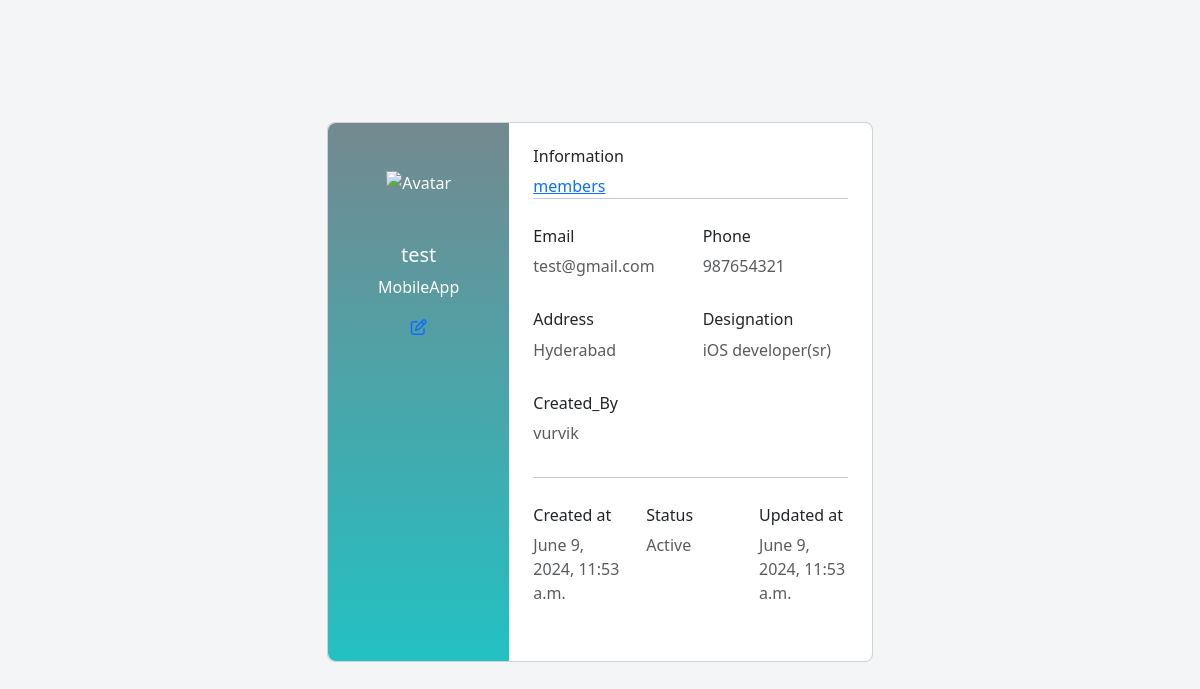
Screenshot of /show_item/24/ (signed in) with the database file from the repository.
### pms/models.py (models this page shows, shortened)
class create_team_member(models.Model):
    id = models.AutoField(primary_key=True)
    name = models.CharField(max_length=10, null=False)
    email = models.EmailField(null=False)
    address = models.TextField(default='Hyderabad')
    contact=models.IntegerField(null=False,default='123456789')
    image = models.ImageField(upload_to='media/',null=True)
    gender=models.CharField(max_length=10,default="Male")
    categories = models.CharField(max_length=20)
    designations = models.CharField(max_length=40)
    created_at = models.DateTimeField(default=now, editable=False)
    updated_at = models.DateTimeField(auto_now=True)
    created_by = models.ForeignKey(User, on_delete=models.CASCADE)

### pms/views.py (the view)
# urls.py: path('show_item/<int:item_id>/',show_item,name="show_item"),
@login_required
def show_item(request,item_id):
    currentuser=request.user
    item=create_team_member.objects.get(id=item_id)
    return render(request,'show_member_info.html',{'item':item})

### templates/show_member_info.html (shortened to what this page needs)
{% load static %}
<!DOCTYPE html>
<html lang="en">
<head>
    <link rel="stylesheet" href="https://cdnjs.cloudflare.com/ajax/libs/font-awesome/6.5.2/css/all.min.css">
    <link href="https://cdn.jsdelivr.net/npm/bootstrap@5.3.3/dist/css/bootstrap.min.css" rel="stylesheet">
</head>
{% block content %}
<body>
        <section class="vh-100" style="background-color: #f4f5f7;">
                <div class="container py-5 h-100">
                <div class="row d-flex justify-content-center align-items-center h-100">
                    <div class="col col-lg-6 mb-4 mb-lg-0">
                    <div class="card mb-3" style="border-radius: .5rem;">
                        <div class="row g-0">
                        <div class="col-md-4 gradient-custom text-center text-white"
                            style="border-top-left-radius: .5rem; border-bottom-left-radius: .5rem;">
                            <img src="https://mdbcdn.b-cdn.net/img/Photos/new-templates/bootstrap-chat/ava1-bg.webp"
                            alt="Avatar" class="img-fluid my-5" style="width: 80px;" />
                            <h5>{{item.name}}</h5>
                            <p>{{item.categories}}</p>
                            <a href="{% url 'edit_item' item_id=item.id %}" class="card-link"><i class="far fa-edit mb-5"></i></a>
                        </div>
                        <div class="col-md-8">
                            <div class="card-body p-4">
                            <span>
                                <h6>Information</h6>
                                <a href="{% url 'teammembers' %}">members</a>
                            </span>
                            <hr class="mt-0 mb-4">
                            <div class="row pt-1">
                                <div class="col-6 mb-3">
                                <h6>Email</h6>
                                <p class="text-muted">{{item.email}}</p>
                                </div>
                                <div class="col-6 mb-3">
                                <h6>Phone</h6>
                                <p class="text-muted">{{item.contact}}</p>
                                </div>
                                <div class="col-6 mb-3">
                                    <h6>Address</h6>
                                    <p class="text-muted">{{item.address}}</p>
                                </div>
                                <div class="col-6 mb-3">
                                    <h6>Designation</h6>
                                    <p class="text-muted">{{item.designations}}</p>
                                </div>
                                <div class="col-6 mb-3">
                                    <h6>Created_By</h6>
                                    <p class="text-muted">{{item.created_by}}</p>
                                </div>
                            </div>
                            <hr class="mt-0 mb-4">
                            <div class="row pt-1">
                                <div class="col-4 mb-3">
                                <h6>Created at</h6>
                                <p class="text-muted">{{item.created_at}}</p>
                                </div>
                                <div class="col-4 mb-3">
                                <h6>Status</h6>
                                <p class="text-muted">Active</p>
                                </div>
                                <div class="col-4 mb-3">
                                    <h6>Updated at</h6>
                                    <p class="text-muted">{{item.updated_at}}</p>
                                </div>
                            </div>
                            </div>
                        </div>
                        </div>
                    </div>
                    </div>
                </div>
                </div>
            </section>
    </body>
    {% endblock %}
    </html>

### templates/show_member_info.html (style rules this page uses)
.gradient-custom { background: rgb(34,193,195); background: linear-gradient(0deg, rgba(34,193,195,1) 0%, rgba(99,124,131,0.8996848739495799) 100%); }

### rows the page displays
create_team_member: name "test", categories "MobileApp", email "test@gmail.com", contact "987654321", address "Hyderabad", designations "iOS developer(sr)", created_by "vurvik", created_at "June 9, 2024, 11:53 a.m.", updated_at "June 9, 2024, 11:53 a.m."
